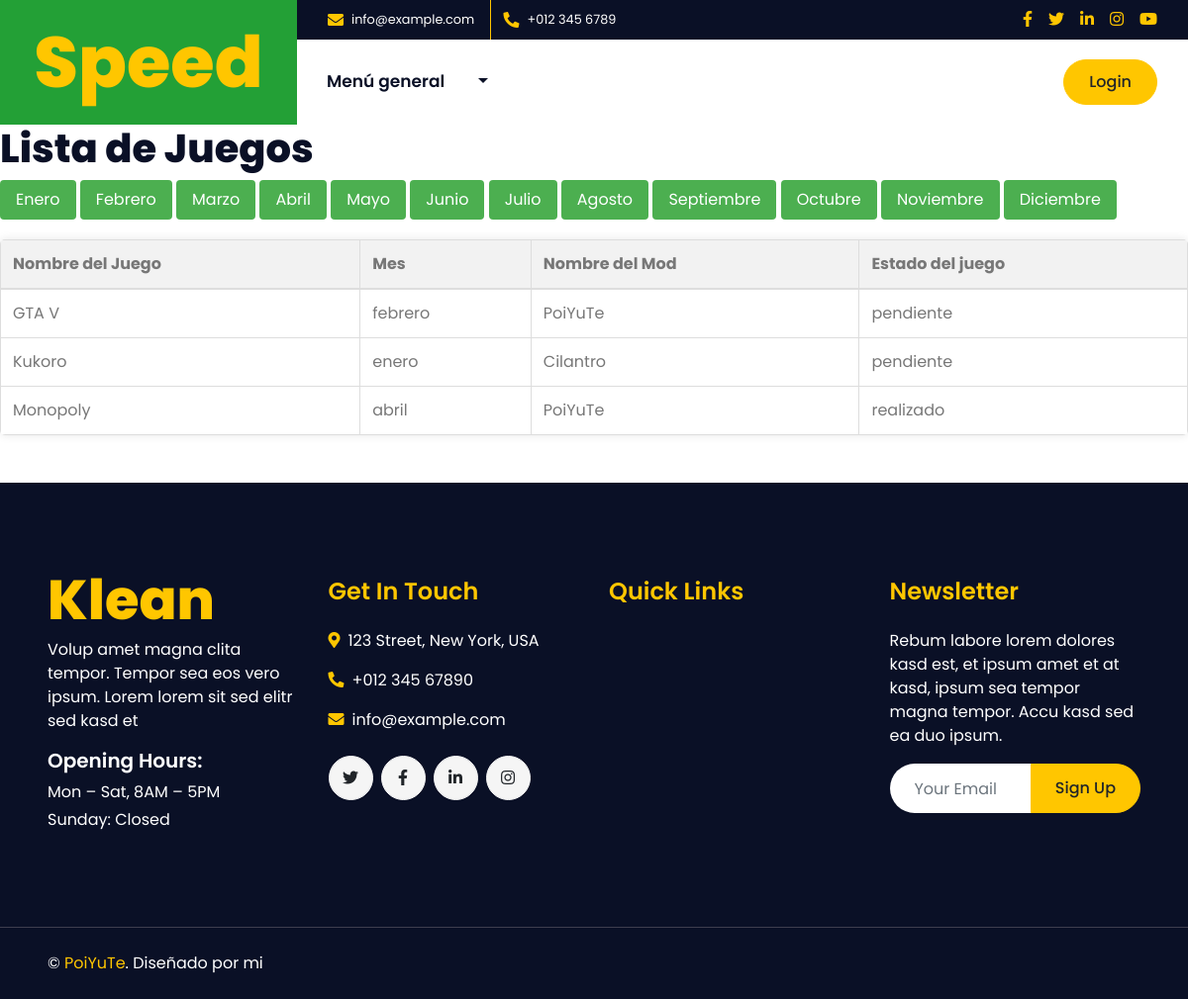
Before: / with the older database file.
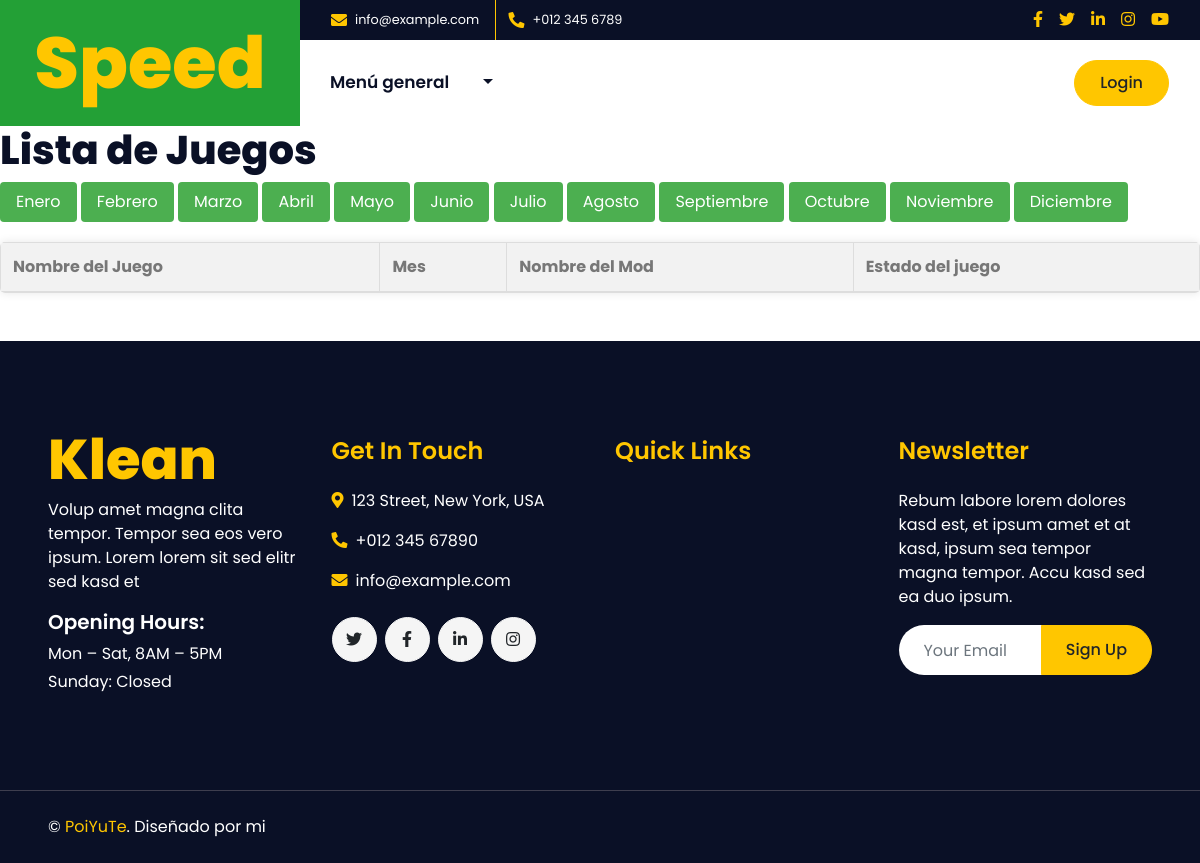
After: the same page with the newer database file.
### core/models.py (models this page shows, shortened)
class JuegoMod(models.Model):
    MES_CHOICES = [
        ('enero', 'Enero'),
        ('febrero', 'Febrero'),
        ('marzo', 'Marzo'),
        ('abril', 'Abril'),
        ('mayo', 'Mayo'),
        ('junio', 'Junio'),
        ('julio', 'Julio'),
        ('agosto', 'Agosto'),
        ('septiembre', 'Septiembre'),
        ('octubre', 'Octubre'),
        ('noviembre', 'Noviembre'),
        ('diciembre', 'Diciembre'),
    ]
    ESTADO_CHOICES = [
        ('pendiente', 'Pendiente'),
        ('realizado', 'Realizado'),
    ]
    nombre_mod = models.CharField(max_length=50, default='')
    mes = models.CharField(max_length=20, choices=MES_CHOICES)
    nombre_juego = models.CharField(max_length=100)
    estado = models.CharField(max_length=20, choices=ESTADO_CHOICES, default='pendiente')

### core/views.py (the view)
# urls.py: path('', lista_juegos, name='lista_juegos'),
def lista_juegos(request):
    juegos = JuegoMod.objects.all()
    return render(request, 'core/lista_juegos.html', {'juegos': juegos})

### core/templates/core/lista_juegos.html (shortened to what the changed rows need)
<!DOCTYPE html>
<html lang="en">
<head>
    {% load static %}
    <link href="https://cdnjs.cloudflare.com/ajax/libs/font-awesome/5.10.0/css/all.min.css" rel="stylesheet">
    <link href="lib/owlcarousel/assets/owl.carousel.min.css" rel="stylesheet">
    <link href="lib/lightbox/css/lightbox.min.css" rel="stylesheet">
    <link href="{% static 'core/'%}css/style.css" rel="stylesheet">
</head>
<body>
    <div class="container-fluid">
        <div class="row">
            <div class="col-lg-3 bg-secondary d-none d-lg-block">
                <a href="" class="navbar-brand w-100 h-100 m-0 p-0 d-flex align-items-center justify-content-center">
                    <h1 class="m-0 display-3 text-primary">Speed</h1>
                </a>
            </div>
        </div>
    </div>
    <body>
        <h1>Lista de Juegos</h1>
        <table class="rounded">
            <thead>
                <tr>
                    <th>Nombre del Juego</th>
                    <th>Mes</th>
                    <th>Nombre del Mod</th>
                    <th>Estado del juego</th>
                </tr>
            </thead>
            <tbody>
                {% for juego in juegos %}
                <tr class="game-row" data-month="{{ juego.mes }}">
                    <td>{{ juego.nombre_juego }}</td>
                    <td>{{ juego.mes }}</td>
                    <td>{{ juego.nombre_mod }}</td>
                    <td>{{ juego.estado }}</td>
                </tr>
                {% endfor %}
            </tbody>
        </table>
    </body>
    <div class="container-fluid bg-dark text-white mt-5 py-5 px-sm-3 px-md-5">
        <div class="row pt-5">
            <div class="col-lg-3 col-md-6 mb-5">
                <a href="index.html" class="navbar-brand">
                    <h1 class="m-0 mt-n3 display-4 text-primary">Klean</h1>
                </a>
            </div>
        </div>
    </div>
    <script src="{% load static %}js/main.js"></script>
</body>
</html>

Changed rows visible on the page:
removed JuegoMod: nombre_juego "GTA V", mes "febrero", nombre_mod "PoiYuTe", estado "pendiente"
removed JuegoMod: nombre_juego "Kukoro", mes "enero", nombre_mod "Cilantro", estado "pendiente"
removed JuegoMod: nombre_juego "Monopoly", mes "abril", nombre_mod "PoiYuTe", estado "realizado"
